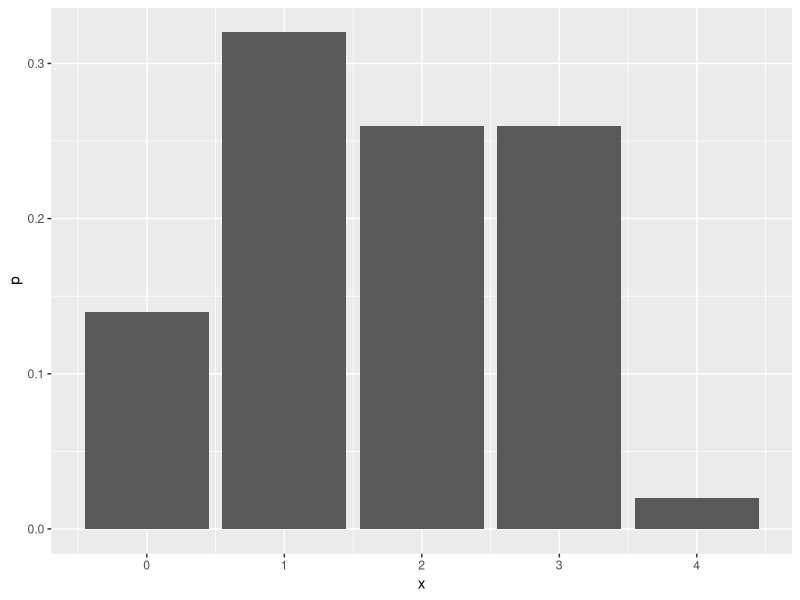
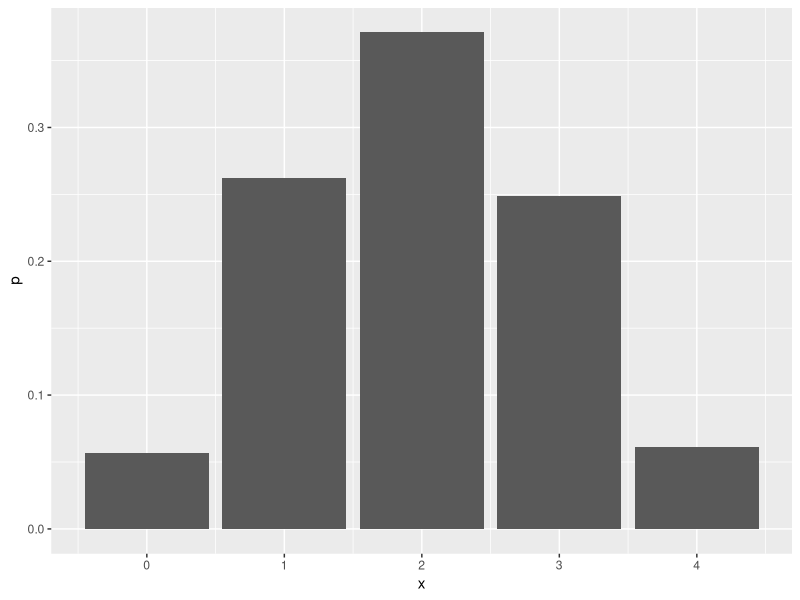

Write R code to recreate these figures, in order.
## ---- chunk 1
#1.	Load tydiverse
library(tidyverse)

## ---- chunk 2
# 2.	The sample() function in R samples elements from a vector x. First, check the help page (?sample).
sample(c("HEADS", "TAILS"), 4, TRUE)
## ---- chunk 3
# 3.	 If  you define heads as one and tails as zero, you can write the same command as follows: sample(0:1, 4, TRUE)
sample(0:1, 4, TRUE)
## ---- chunk 4
# 4.	Count the number of heads by simply summing up the values in the vector: sample(0:1, 4, TRUE) %>% sum()   #NOTE: The pipe symbol %>%is not part of base R, but is part of an add-on package
sample(0:1, 4, TRUE) %>% sum()
## ---- chunk 5
#5.	Run this function 5 times (you can use the up arrow in the console to avoid having to type it over and over). How many heads do you get?
#after 5 test, i have HEADES 12 time
## ---- chunk 6
# 6.	Repeat the experiment a whole bunch more times via: replicate(20, sample(0:1, 4, TRUE) %>% sum())
replicate(20, sample(0:1, 4, TRUE) %>% sum())
## ---- chunk 7
# 7.	Repeat it 50 times: heads50 <- replicate(50, sample(0:1, 4, TRUE) %>% sum())
heads50 <- replicate(50, sample(0:1, 4, TRUE) %>% sum())
heads50
## ---- chunk 8
# 8.	Estimate the probability of each of the outcomes (0, 1, 2, 3, 4 heads) by counting them up and dividing through by the number of experiments. Do this by putting the experiments in a data_frame() and then using count():
dat50 <- data_frame(x = heads50) %>%
group_by(x) %>%
summarise(n = n(), p = n / 50)
dat50
## ---- chunk 9
# 9.	Plot a histogram of the outcomes using ggplot2: ggplot(dat50, aes(x, p)) + geom_bar(stat = "identity")
ggplot(dat50, aes(x, p)) + geom_bar(stat = "identity")
## ---- chunk 10
#11.	Again, put the vector in a data frame and calculate counts and probabilities of each outcome using group_by() and summarise():
heads1000 <- replicate(1000, sample(0:1, 4, TRUE) %>% sum())
dat1000 <- data_frame(x = heads1000) %>%
group_by(x) %>%
summarise(n = n(), p = n / 1000)
head(dat1000)
## ---- chunk 11
#12.	Plot a histogram of the new outcomes using ggplot2.
ggplot(dat1000, aes(x, p)) + geom_bar(stat = "identity")

## ---- chunk 12
# 13.	What is the probability of getting two or more heads in four throws? The outcomes meeting the criterion are 2, 3, or 4 heads: 
dat1000 %>%
filter(x >= 2) %>%
summarise(p2 = sum(p))
dat1000 %>%
filter(x < 2) %>%
summarise(p2 = sum(p))
# sum of probability of dat1000 when x>=2 and when x<2: = 1
